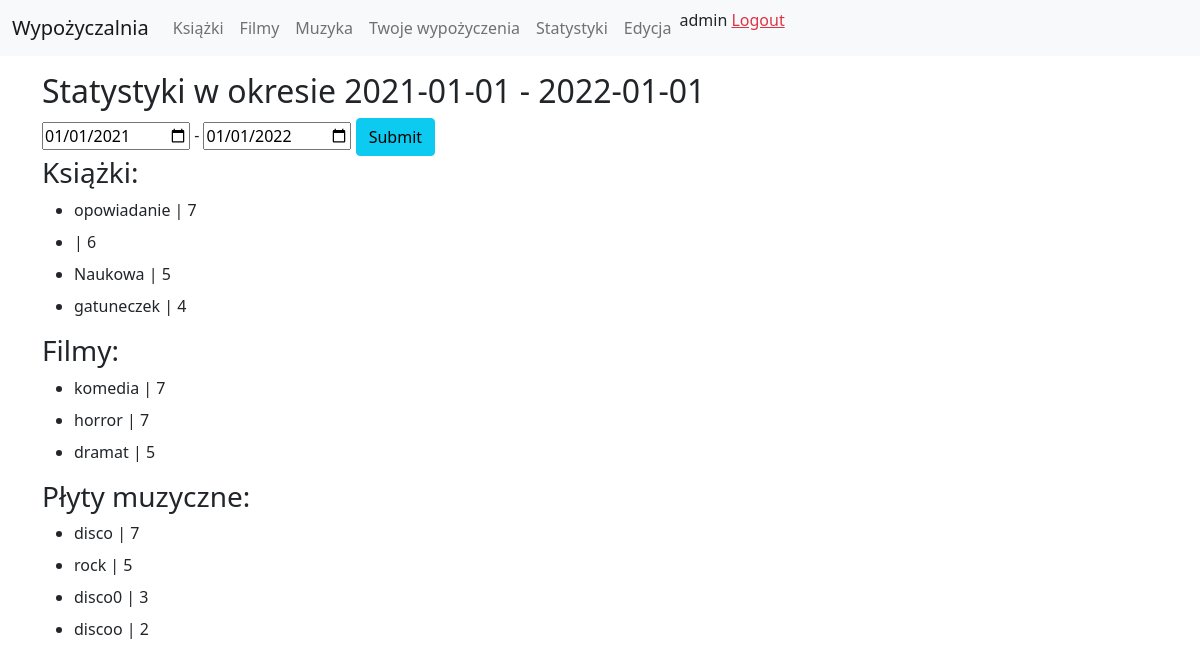
/biblioteka/statystyki/2021-01-01/2022-01-01 (signed in), run on the app's committed database.
### Biblioteka/models.py (models this page shows, shortened)
class Wypozyczenie(models.Model):
    tytul = models.CharField(max_length=200, blank=True, null=True)
    gatunek = models.CharField(max_length=200, blank=True, null=True)
    rzecz = models.CharField(max_length=200)
    item_id = models.IntegerField()
    data_wypozyczenia = models.DateTimeField()
    data_zwrotu = models.DateTimeField(blank=True, null=True)
    wypozyczajacy = models.ForeignKey(settings.AUTH_USER_MODEL, on_delete=models.CASCADE, blank=True, null=True)

### Biblioteka/views.py (the view)
# urls.py: path('statystyki/<str:date_from>/<str:date_to>', login_required(login_url='loginPage')(Statystyki.as_view()), name='statystyki'),
class Statystyki(View):
    def dispatch(self, request, date_from, date_to):
        if request.method == 'POST':
            date_from = request.POST.get('date_from')
            date_to = request.POST.get('date_to')
        wypozyczenia = get_list_or_404(Wypozyczenie)
        date_from = datetime.datetime.strptime(date_from, "%Y-%m-%d")
        date_to = datetime.datetime.strptime(date_to, "%Y-%m-%d")
        wypozyczenia_ksiazki = []
        gatunek_ksiazki = {}
        wypozyczenia_filmy = []
        gatunek_filmy = {}
        wypozyczenia_muzyka = []
        gatunek_muzyka = {}
        for item in wypozyczenia:
            item_date = datetime.datetime.strptime(str(item.data_wypozyczenia)[0:10], "%Y-%m-%d")
            if (item_date > date_from and item_date < date_to):
                if item.rzecz == 'ksiazki':
                    item = {'id': item.id, 'gatunek': item.gatunek, 'wypozajacy': item.wypozyczajacy}
                    wypozyczenia_ksiazki.append(item)
                elif item.rzecz == 'filmy':
                    item = {'id': item.id, 'gatunek': item.gatunek, 'wypozajacy': item.wypozyczajacy}
                    wypozyczenia_filmy.append(item)
                elif item.rzecz == 'plyty':
                    item = {'id': item.id, 'gatunek': item.gatunek, 'wypozajacy': item.wypozyczajacy}
                    wypozyczenia_muzyka.append(item)
        for item in wypozyczenia_ksiazki:
            if item['gatunek'] in gatunek_ksiazki:
                gatunek_ksiazki[f"{item['gatunek']}"] += 1
            else:
                gatunek_ksiazki[f"{item['gatunek']}"] = 1
        for item in wypozyczenia_filmy:
            if item['gatunek'] in gatunek_filmy:
                gatunek_filmy[f"{item['gatunek']}"] += 1
            else:
                gatunek_filmy[f"{item['gatunek']}"] = 1
        for item in wypozyczenia_muzyka:
            if item['gatunek'] in gatunek_muzyka:
                gatunek_muzyka[f"{item['gatunek']}"] += 1
            else:
                gatunek_muzyka[f"{item['gatunek']}"] = 1
        gatunek_ksiazki = sorted(gatunek_ksiazki.items(), key=lambda x: x[1], reverse=True)
        gatunek_filmy = sorted(gatunek_filmy.items(), key=lambda x: x[1], reverse=True)
        gatunek_muzyka = sorted(gatunek_muzyka.items(), key=lambda x: x[1], reverse=True)
        return render(request, 'biblioteka/statystyki.html', {'gatunek_ksiazki': gatunek_ksiazki, 'gatunek_filmy': gatunek_filmy, 'gatunek_muzyka': gatunek_muzyka, 'date_from': str(date_from)[0:10], 'date_to': str(date_to)[0:10]})

### Biblioteka/templates/biblioteka/statystyki.html (shortened to what this page needs)
{% extends "base.html" %}
{% block content %}
<div class="container pt-3">
    <h2>Statystyki w okresie {{date_from}} - {{date_to}}</h2>
    <form method="post">
        <input type="date" value="2021-01-01" name='date_from'> -
        <input type="date" value="2022-01-01" name='date_to'>
        <input type="submit" href="/biblioteka/statystyki/2021-01-01/2022-01-01" class="btn btn-info btn-small">
    </form>
    <h3>Książki:</h3>
    <ul>
        {% for item in gatunek_ksiazki %}
        <li class="mb-2">{{item.0}} | {{item.1}}  </li>
        {% endfor %}
    </ul>
    <h3>Filmy:</h3>
    <ul>
        {% for item in gatunek_filmy %}
        <li class="mb-2">{{item.0}} | {{item.1}}  </li>
        {% endfor %}
    </ul>
    <h3>Płyty muzyczne:</h3>
    <ul>
        {% for item in gatunek_muzyka %}
        <li class="mb-2">{{item.0}} | {{item.1}}  </li>
        {% endfor %}
    </ul>
</div>
{% endblock %}

### Biblioteka/templates/base.html (shortened to what this page needs)
<!DOCTYPE html>
<html lang="en">
<head>
    <link href="https://cdn.jsdelivr.net/npm/bootstrap@5.0.1/dist/css/bootstrap.min.css" rel="stylesheet">
</head>
<body>
    <nav class="navbar navbar-expand-lg navbar-light bg-light">
        <div class="container-fluid">
          <a class="navbar-brand" href="#">Wypożyczalnia</a>
          <div class="collapse navbar-collapse" id="navbarNav">
            <ul class="navbar-nav">
              <li class="nav-item">
                <a class="nav-link" href="/biblioteka/ksiazki">Książki</a>
              </li>
              <li class="nav-item">
                <a class="nav-link" href="/biblioteka/filmy">Filmy</a>
              </li>
              <li class="nav-item">
                <a class="nav-link" href="/biblioteka/plyty">Muzyka</a>
              </li>
              <li class="nav-item">
                <a class="nav-link" href="/biblioteka/wypozyczenia" >Twoje wypożyczenia</a>
              </li>
              <li class="nav-item">
                <a class="nav-link" href="/biblioteka/statystyki/2021-01-01/2022-01-01" >Statystyki</a>
              </li>
              {% if user.is_superuser %}
              <li class="nav-item">
                <a class="nav-link" href="/biblioteka/strona-edycja" >Edycja</a>
              </li>
              {% endif %}
              {% if request.user.is_authenticated %}
              <li>
                {{request.user}}
                <a class='text-danger' href="/biblioteka/logout">Logout</a>
              </li>
              {% endif %}
            </ul>
          </div>
        </div>
    </nav>
    {% block content %}
    {% endblock %}
</body>
</html>

### data on the page
Wypozyczenie: gatunek "opowiadanie"
Wypozyczenie: gatunek "Naukowa"
Wypozyczenie: gatunek "gatuneczek"
Wypozyczenie: gatunek "komedia"
Wypozyczenie: gatunek "horror"
Wypozyczenie: gatunek "dramat"
Wypozyczenie: gatunek "disco"
Wypozyczenie: gatunek "rock"
Wypozyczenie: gatunek "disco0"
Wypozyczenie: gatunek "discoo"

### other printed values
{{ request.user }} "admin"
{{ date_from }} "2021-01-01"
{{ date_to }} "2022-01-01"
{{ item.1 }} "7" "6" "5" "4"
{{ item.1 }} "7" "7" "5"
{{ item.1 }} "7" "5" "3" "2"
